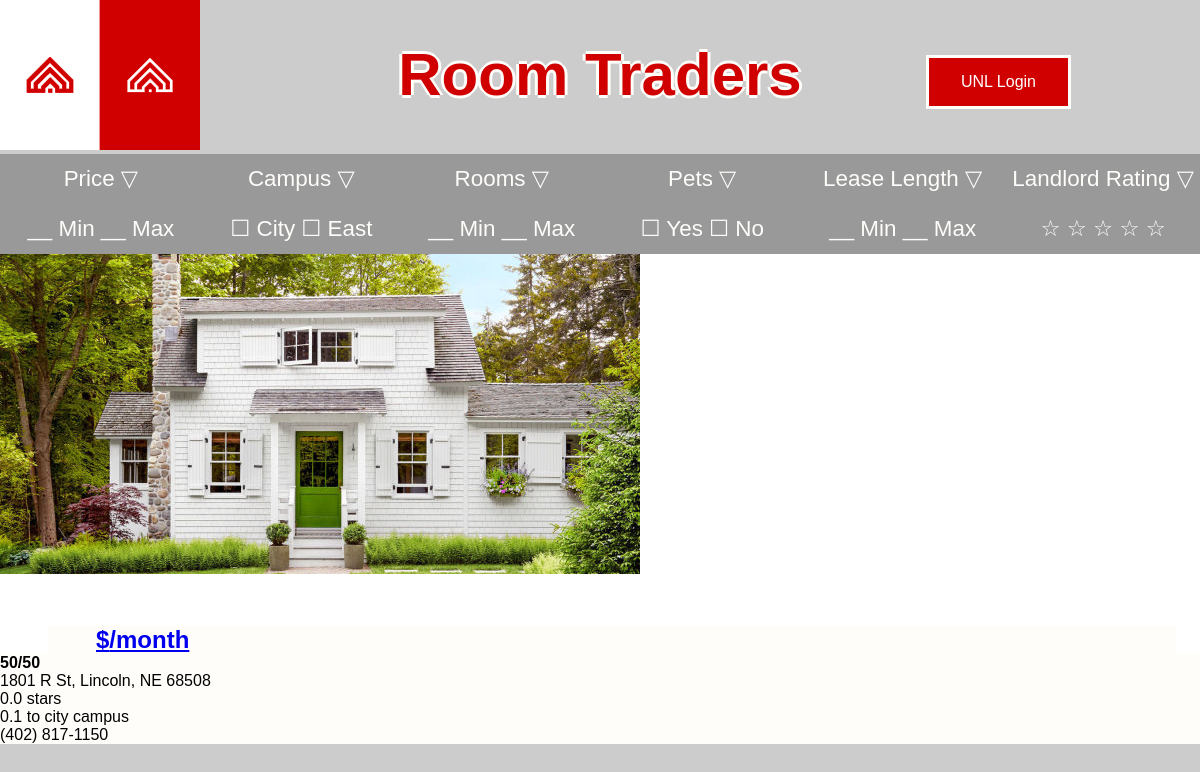
/building/5050, run on the app's committed database.
### apartments/models.py (models this page shows, shortened)
class Building(models.Model):
    name = models.CharField(max_length=255)
    address = models.CharField(max_length=255)
    contactInfo = models.CharField(max_length=255)
    rating = models.FloatField(default=0.0) #derived from reviews
    amenities = models.ManyToManyField(Amenities)
    distanceToCity = models.FloatField()
    distanceToEast = models.FloatField()
    available = models.BooleanField()
    name_slug = models.SlugField(default="building-name")
    def get_absolute_url(self):
        return "/building/%s" % self.name_slug

### apartments/views.py (the view)
# urls.py: url(r'^building/(?P<building_slug>[-\w]+)', views.building, name='building'),
def building(request, building_slug): #Building detail
    building = Building.objects.get(name_slug=building_slug)
    allReviews = Reviews.objects.filter(building__name_slug=building_slug)
    allApts = Apartment.objects.filter(building__name_slug=building_slug)
    score = Reviews.objects.filter(building__name_slug=building_slug).aggregate(Avg('overall'))#annotate or aggrogate
    context = {'building':building, 'allReviews':allReviews, 'allApts':allApts, 'score':score}
    return render(request, 'apartments/building.html', context)

### apartments/templates/apartments/building.html
{% extends "base.html" %}
{% block content %}
<div class="row">
	<div class="col-xs-12" style="background-color:white;">
    	<div class="photobuilding">
        	<a href="{{ building.get_absolute_url }}"><img src="/static/images/house1.jpg"></a>
        </div>
    	<div class="info">
        	<h2><a href="{{ building.get_absolute_url }}">${{ building.price}}/month</a></h2>
            <h4>{{ building.name }}</h4>
            <p>{{ building.address }}</p>
            <p>{{ building.rating }} stars</p>
            <p>{{ building.distanceToCity }} to city campus</p>
            <p>{{ building.contactInfo }}</p>
        </div>
    </div>
</div>
{%endblock%}

### apartments/static/css/roomtraders.css (style rules this page uses)
* { font-family: sans-serif; }
h2 { color: #D00000; margin-top:50%; }
body { background-color: #CCC; padding: 0; margin: 0; }
img { max-width:100%; }
.info h2, h4, p { text-align: left; padding-left: 2em; margin: 2em 1em 0 2em; background-color: #FEFDFA; }
.listinginfo h2, h4, p { padding: 0; margin: 0; }

### data on the page
Building: name "50/50", address "1801 R St, Lincoln, NE 68508", rating "0.0", distanceToCity "0.1", contactInfo "(402) 817-1150"
